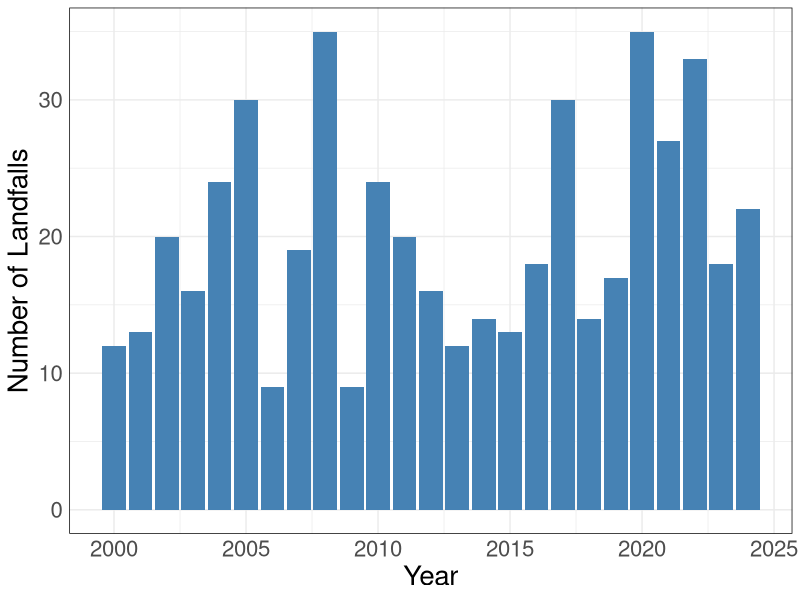
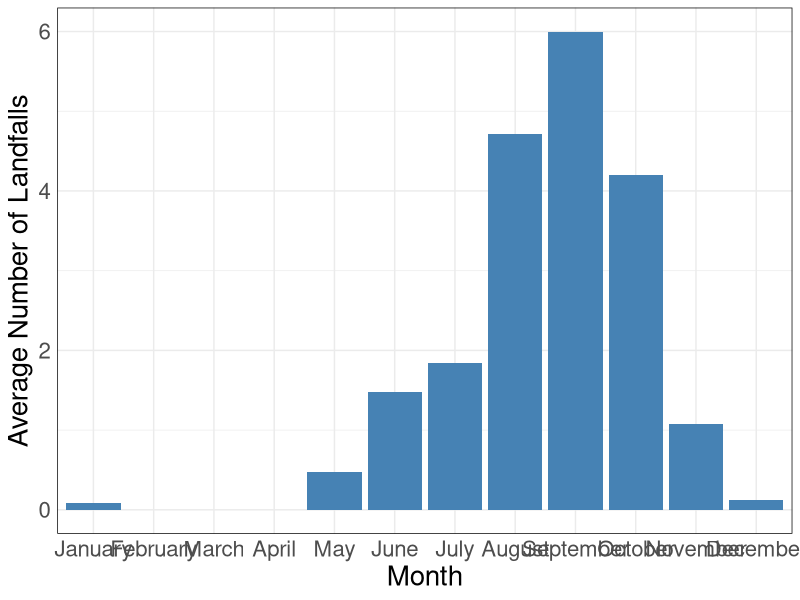
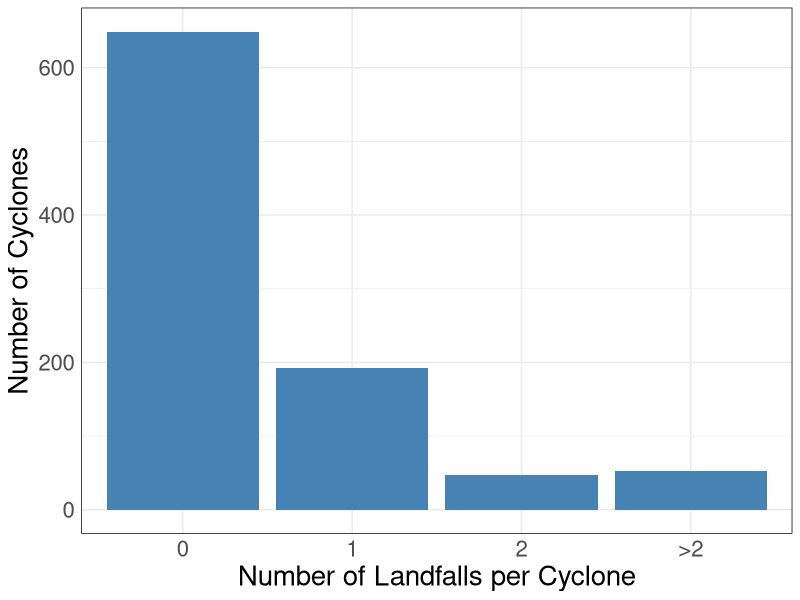
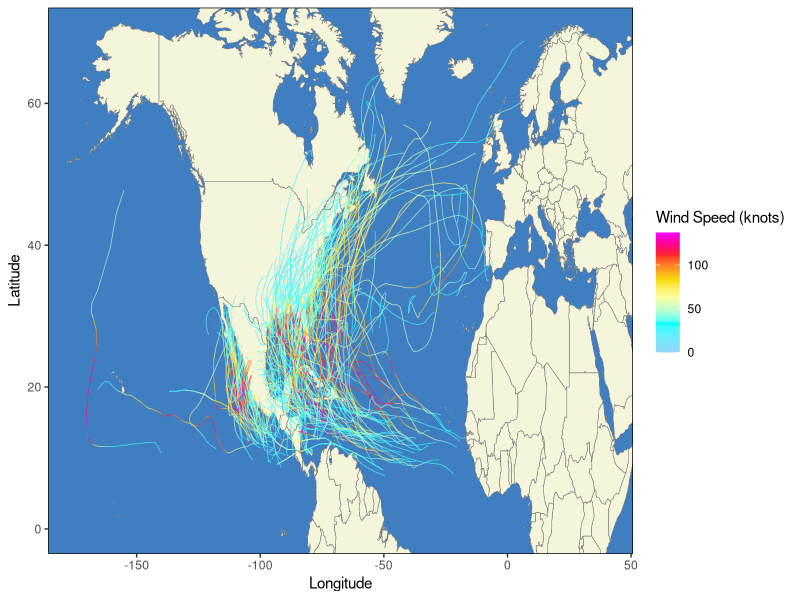
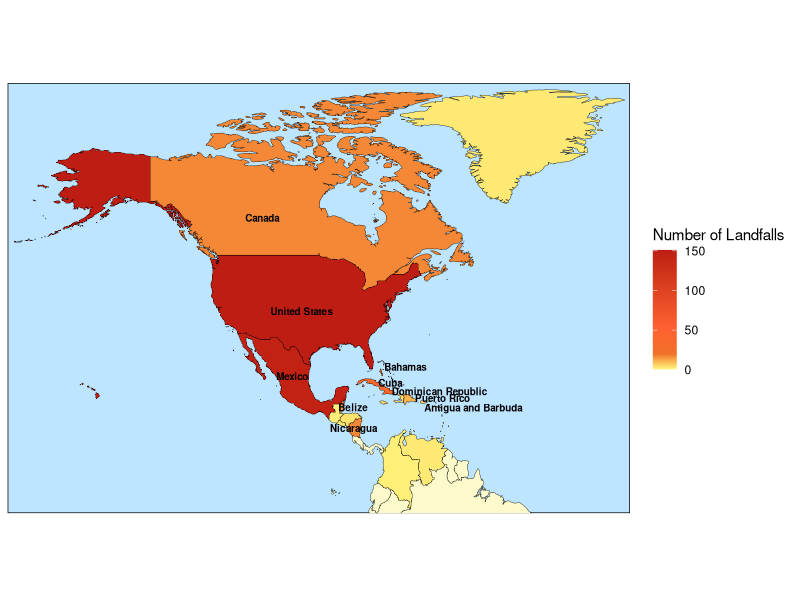
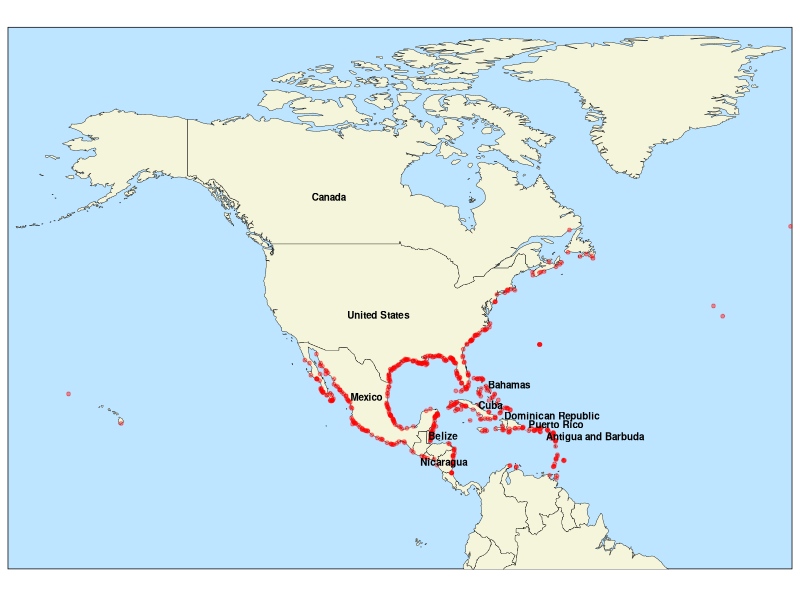
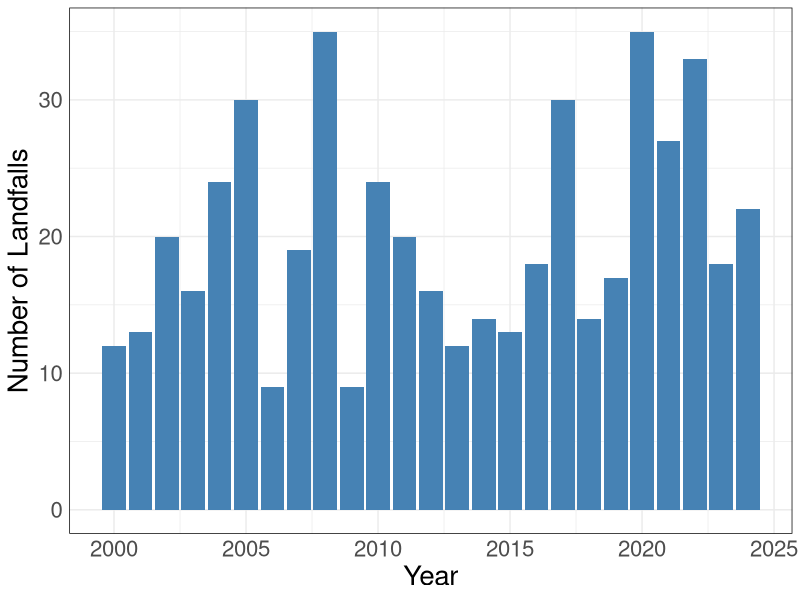
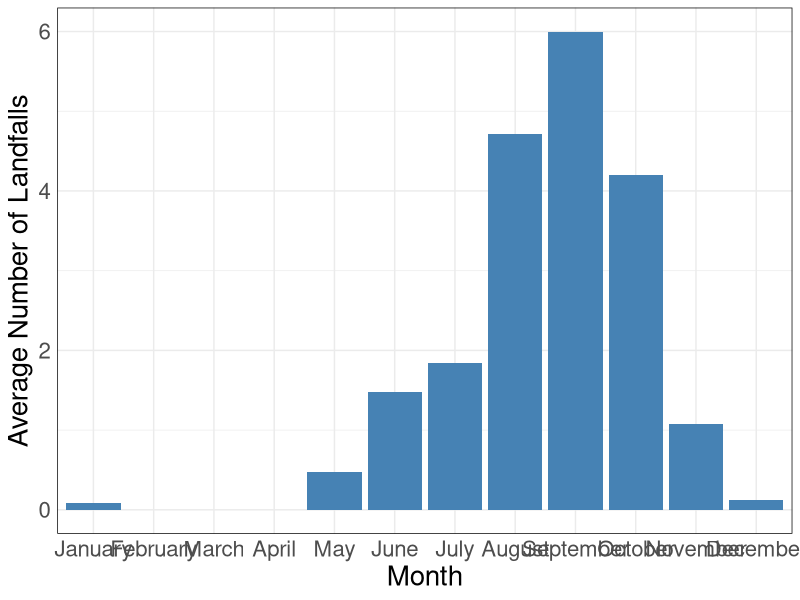

Generate these figures, in order, with R:
# in this script, we perform an exploratory data analysis of our cyclone
# track data from the HURDAT2 data set
# we are interested in the number of cyclone landfalls per year
# and any seasonality effects

library(dplyr)
library(magrittr)
library(here)
library(tidyr)
library(ggplot2)
library(stringr)
library(data.table)
library(scales)
library(sf)
library(rnaturalearth)


#==============================================================================
# we load our data set
#==============================================================================

hurricane_data <- read.csv(here("data", "derived", "hurricane-data.csv"))
landfall_data <- read.csv(here("data", "derived", "landfall-data.csv"))

#==============================================================================
# we want to plot the number of landfalls per year from 1900-2024 
#==============================================================================

landfalls_per_year <- landfall_data %>%
  group_by(YEAR) %>%
  summarise(CYCLONE_NUM = n(), .groups = "drop")

# Plot
p1 <- ggplot(landfalls_per_year, aes(x = YEAR, y = CYCLONE_NUM)) +
  geom_col(fill = "steelblue") +
  labs(x = "Year",
       y = "Number of Landfalls") +
  theme_minimal()+
  theme(panel.border = element_rect(color = "black", fill = NA),
        axis.text = element_text(size = 16), 
        axis.title = element_text(size = 20))

p1

# save output
ggsave(here("outputs", "eda-hurricane-data", "landfalls-per-year.pdf"), 
       plot = p1, 
       height = 4.5, 
       width = 7, 
       dpi=600)


#==============================================================================
# we check for a monthly seasonality component 
#==============================================================================

# calculate average number of cyclone landfalls per month (across 2000-2024)
landfalls_per_month_and_year <- landfall_data %>%
  group_by(YEAR, MONTH) %>%
  summarise(LANDFALL_NUM = n(), .groups = "drop")

# we notice some months are missing from our data set
# this is because no cyclones occurred in those months
# we now add the missing months with a count of zero
all_months_years <- CJ(MONTH = 1:12, YEAR = 2000:2024)

# also replace month numbers with month names
landfalls_per_month_and_year <- left_join(all_months_years, 
                                    landfalls_per_month_and_year, 
                                    by = c("MONTH", "YEAR"))

landfalls_per_month_and_year <- landfalls_per_month_and_year %>%
  mutate(LANDFALL_NUM = replace_na(LANDFALL_NUM, 0), MONTH = month.name[MONTH])

avg_landfalls_per_month <- landfalls_per_month_and_year %>%
  group_by(MONTH) %>%
  summarise(AVG_LANDFALLS = mean(LANDFALL_NUM))


# plot average number of cyclones per month
p2 <- ggplot(avg_landfalls_per_month, aes(x = factor(MONTH, levels = month.name), 
                                         y = AVG_LANDFALLS)) +
  geom_col(fill = "steelblue") +
  labs(x = "Month",
       y = "Average Number of Landfalls") +
  theme_minimal() +
  theme(panel.border = element_rect(color = "black", fill = NA),
        axis.text = element_text(size = 16), 
        axis.title = element_text(size = 20))
p2
# we see a significant increase in the number of cyclones in August-October

# save output
ggsave(here("outputs", "eda-hurricane-data", "avg-landfalls-per-month.pdf"), 
       plot = p2,
       height = 4.5,
       width = 7, dpi=600)

#==============================================================================
# we now want to look closer into how many times cyclones landfall
#==============================================================================

# number of landfalls for each cyclone
landfall_statistics <- hurricane_data %>%
  group_by(STORM_ID) %>%
  summarise(LANDFALL_NUM = sum(RECORD_ID == "L"))

# categorise cyclones based on how many times they landfall
landfall_statistics <- landfall_statistics %>%
  mutate(CATEGORY = case_when(
    LANDFALL_NUM == 0 ~ '0',
    LANDFALL_NUM == 1 ~ '1',
    LANDFALL_NUM == 2 ~ '2',
    LANDFALL_NUM > 2  ~ ">2"))

# Count how many cyclones fall into each category
landfall_summary <- landfall_statistics %>%
  group_by(CATEGORY) %>%
  summarise(NUM = n())

# plot results
p3 <- ggplot(landfall_summary, aes(x = factor(CATEGORY, levels = CATEGORY), y = NUM)) +
  geom_col(fill = "steelblue") +
  labs(x = "Number of Landfalls per Cyclone",
       y = "Number of Cyclones") +
  theme_minimal() +
  theme(panel.border = element_rect(color = "black", fill = NA),
        axis.text = element_text(size = 16), 
        axis.title = element_text(size = 20))

p3

# save output
ggsave(here("outputs","eda-hurricane-data", "nbr-cyclone-landfalls.pdf"), 
       plot = p3, 
       height = 4.5, 
       width = 7, 
       dpi=600)

#==============================================================================
# we also want to inspect cyclone paths for cyclones that landfall 2000-2024
#==============================================================================

# we load our world map data
world <- map_data("world")


# we now select all the hurricanes that landfall at least once
landfall_hurricanes <- landfall_data %>%
  distinct(STORM_ID)

landfall_cyclones <- hurricane_data %>%
  filter(STORM_ID %in% landfall_hurricanes$STORM_ID)


landfall_cyclones <- landfall_cyclones %>%
  mutate(TIME = sprintf("%04s", as.integer(TIME)),
    DATE_TIME = as.POSIXct(paste(YEAR, 
                                 MONTH, 
                                 DAY, 
                                 str_sub(TIME, 1, 2), 
                                 str_sub(TIME, 3, 4)),
                      format = "%Y %m %d %H %M"))

# plot map
p4 <- ggplot() +
  # world map 
  geom_polygon(data = world,
               aes(x = long, y = lat, group = group), 
               fill = "beige", 
               col = "#808080", 
               linewidth = 0.2) +  
  theme(panel.background = element_rect(fill = "#3f7ec0", color = NA),
        panel.grid.major = element_blank(), 
        panel.grid.minor = element_blank(),
        panel.border = element_rect(color = "black", fill = NA)) +
  geom_path(data = landfall_cyclones, aes(x = LON, 
                                      y = LAT, 
                                      group = STORM_ID, 
                                      color = WIND), 
            linewidth = 0.3, alpha = 0.7) +
  scale_color_gradientn(colours = c("#94d6f8", "cyan","#fbff9f","#f8e007","#fd9920","#ff1f2d", "#ee00ff"),
                        values = rescale(c(0, 33, 63, 82, 95, 112, 137)),
                        limits = c(0, 137)) + 
  coord_cartesian( xlim = c(-175, 40), ylim = c(0, 70)) + 
  labs(x = "Longitude", 
       y = "Latitude", 
       color = "Wind Speed (knots)") +
  theme(legend.position = "right")

p4

# save output
ggsave(here("outputs", "eda-hurricane-data", "landfall-map.pdf"), 
       plot =p4,
       height = 4, 
       width = 10, 
       dpi=600)


#==============================================================================
# we now want to examine which countries have had the most landfalls since 2000
#==============================================================================

# we count the number of landfalls per country
landfalls_per_location <- landfall_data %>%
  group_by(LOCATION) %>%
  summarise(LANDFALL_NUM = n(), .groups = "drop")

# add landfall count to countries sf object for plotting to get geometry of 
# landfall locations
countries <- ne_countries(scale = 'medium', 
                          returnclass = c("sf"), 
                          continent = c("North America", "South America"))


landfalls_per_location <- countries[, c("name_long", "geometry")] %>%
  left_join(landfalls_per_location, 
            by = c("name_long" = "LOCATION")) 

# replace NA rows with 0
landfalls_per_location <- landfalls_per_location %>%
  mutate(LANDFALL_NUM = ifelse(is.na(LANDFALL_NUM), 0, LANDFALL_NUM))

# find 10 countries with the most landfalls and save these in a dataset
top_ten_landfall_locations <- landfalls_per_location %>%
  arrange(desc(LANDFALL_NUM))

top_ten_landfall_locations <- top_ten_landfall_locations[1:10,]

# plot map of countries most at risk
p5 <- ggplot(data = landfalls_per_location) +
  geom_sf(aes(fill = LANDFALL_NUM), color = "black", linewidth = 0.125) +
  coord_sf(xlim = c(-180, -10), ylim = c(-5, 85), expand = FALSE) +
  scale_fill_gradientn(
    colors = c("#fcf9cb", "#fef67e","#f07028", "#ff6232", "#bd1d12"),  
    values = rescale(c(0, 1, 20, 50, 150))) +
  theme_minimal() +
  labs(fill = "Number of Landfalls") +
  geom_sf_text(data = top_ten_landfall_locations, 
               aes(label = name_long), 
               size = 2.5, 
               fontface = "bold", 
               color = "black",
               nudge_x = case_when(
                 top_ten_landfall_locations$name_long == "Dominican Republic" ~ 8, 
                 top_ten_landfall_locations$name_long == "Belize" ~ 3,  
                 top_ten_landfall_locations$name_long == "Cuba" ~ 2.5, 
                 top_ten_landfall_locations$name_long == "Puerto Rico" ~ 5.2,
                 top_ten_landfall_locations$name_long == "Bahamas" ~ 7,
                 top_ten_landfall_locations$name_long == "Antigua and Barbuda" ~ 9,
                 .default = 0), 
               nudge_y = case_when(
                 top_ten_landfall_locations$name_long == "Cuba" ~ 0.75,
                 top_ten_landfall_locations$name_long == "Puerto Rico" ~ 0.85,
                 top_ten_landfall_locations$name_long == "Dominican Republic" ~ 1.75,  
                 top_ten_landfall_locations$name_long == "Bahamas" ~ -1,
                 .default = 0)) +
  theme(
    axis.text = element_blank(),  
    axis.title = element_blank(),  
    panel.background = element_rect(fill = "#bde5ff"),
    panel.grid = element_blank()
  )


p5

# save output
ggsave(here("outputs", "eda-hurricane-data", "landfall-countries.pdf"), 
       plot =p5,
       height = 10, 
       width = 10, 
       dpi=600)


#==============================================================================
# finally we map specific landfall locations
#==============================================================================

p6 <- ggplot(data = landfalls_per_location) +
  geom_sf(fill = "beige", color = "black", linewidth = 0.125)+
  geom_point(data = landfall_data, 
             aes(x = LON, y = LAT), 
             color = "red", 
             alpha = 0.4, 
             size = 1) +
  coord_sf(xlim = c(-180, -10), ylim = c(-5, 85), expand = FALSE) +
  theme_minimal() +
  labs(fill = "Number of Landfalls") +
  geom_sf_text(data = top_ten_landfall_locations, 
               aes(label = name_long), 
               size = 2.5, 
               fontface = "bold", 
               color = "black",
               nudge_x = case_when(
                 top_ten_landfall_locations$name_long == "Dominican Republic" ~ 8, 
                 top_ten_landfall_locations$name_long == "Belize" ~ 3,  
                 top_ten_landfall_locations$name_long == "Cuba" ~ 2.5, 
                 top_ten_landfall_locations$name_long == "Puerto Rico" ~ 5.2,
                 top_ten_landfall_locations$name_long == "Bahamas" ~ 7,
                 top_ten_landfall_locations$name_long == "Antigua and Barbuda" ~ 9,
                 .default = 0), 
               nudge_y = case_when(
                 top_ten_landfall_locations$name_long == "Cuba" ~ 0.75,
                 top_ten_landfall_locations$name_long == "Puerto Rico" ~ 0.85,
                 top_ten_landfall_locations$name_long == "Dominican Republic" ~ 1.75,  
                 top_ten_landfall_locations$name_long == "Bahamas" ~ -1,
                 .default = 0)) +
  theme(
    axis.text = element_blank(),  
    axis.title = element_blank(),  
    panel.background = element_rect(fill = "#bde5ff"),
    panel.grid = element_blank()
  )

p6

# save output
ggsave(here("outputs", "eda-hurricane-data", "landfall-locations.pdf"), 
       plot =p6,
       height = 10, 
       width = 10, 
       dpi=600)
  
